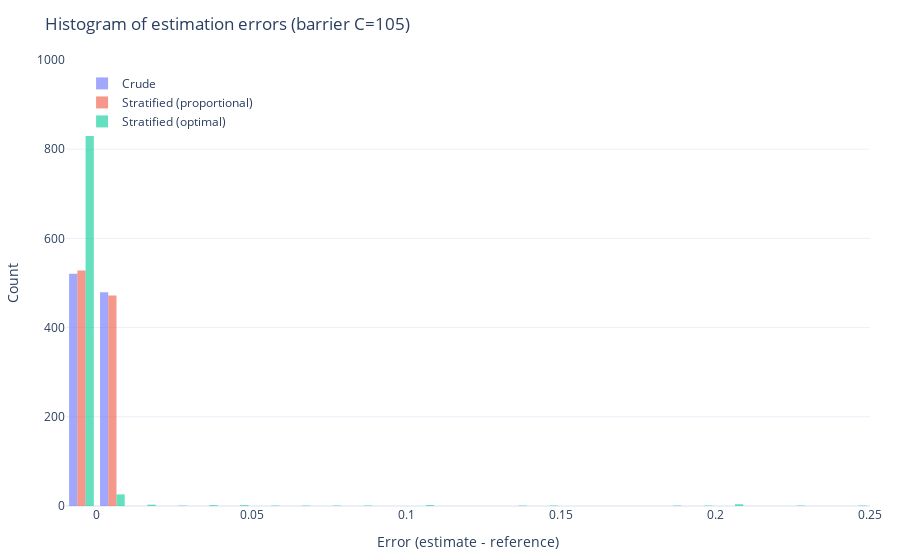

The notebook cell saved with this chart:
### Markdown cell above
### wykresy

### Code cell
hist_path = PLOTS_DIR / "barrier_errors_hist_C105.pkl"
box_path = PLOTS_DIR / "barrier_errors_box_C105.pkl"

with hist_path.open("rb") as f:
    hist_fig = pickle.load(f)
hist_fig

### Figure 1 — Plotly figure (JSON) as saved in the notebook; plotly's stock layout.template omitted (floating-point values rounded to 4 significant figures; data arrays with more than 128 entries replaced by an {"elided": "..."} marker saying what was removed)
{"data": [{"name": "Crude", "nbinsx": 30, "opacity": 0.6, "type": "histogram", "x": {"elided": "1000 float values"}}, {"name": "Stratified (proportional)", "nbinsx": 30, "opacity": 0.6, "type": "histogram", "x": {"elided": "1000 float values"}}, {"name": "Stratified (optimal)", "nbinsx": 30, "opacity": 0.6, "type": "histogram", "x": {"elided": "1000 float values"}}], "layout": {"barmode": "group", "legend": {"x": 0.02, "xanchor": "left", "y": 0.98, "yanchor": "top"}, "margin": {"b": 50, "l": 60, "r": 30, "t": 60}, "title": {"text": "Histogram of estimation errors (barrier C=105)"}, "xaxis": {"title": {"text": "Error (estimate - reference)"}}, "yaxis": {"title": {"text": "Count"}}}}
